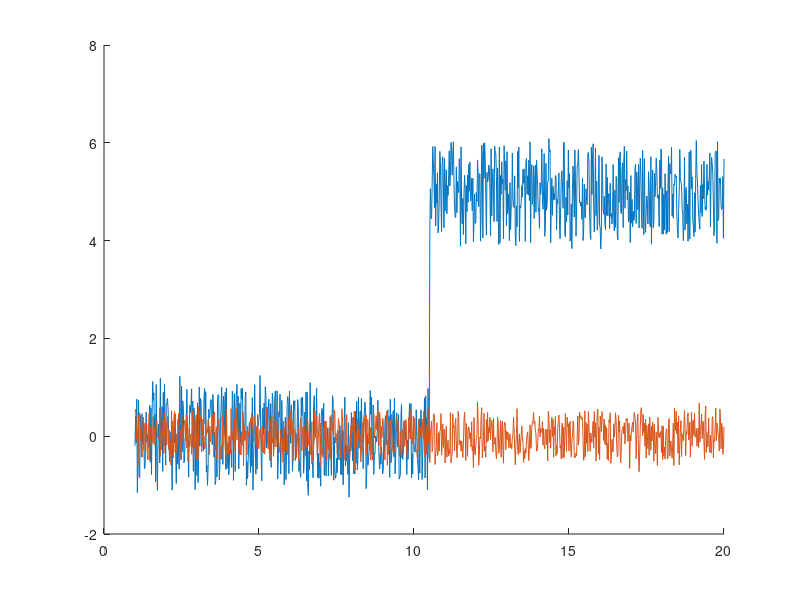

MATLAB code for this plot: (Note: this script raises an error after producing the figure.)
function theta_threshold_check( )
%Creates mock faulty sensor data and runs it through threshold fault
%checking algorithm

%% theta shiz
N = 1000;
d_theta_coarse = (rand(N, 1) - 0.5)*2 + 0.1*randn(N,1) + ...
    [0*ones(N/2, 1); 5*ones(N/2, 1)]; % 5 degree static offset, manifested in 
d_theta_fine = (rand(N, 1) - 0.5)*1 + 0.1*randn(N,1); % d_theta reading
t = linspace(1, N/50, N);
figure
hold on
plot(t, d_theta_coarse)
plot(t, d_theta_fine)
step = 10;
[fault_status, indicies] = check_data(d_theta_coarse, d_theta_fine, step, ...
    50, (std(d_theta_fine) + std(d_theta_coarse)));

% j = 1;
% for i = 1:step:(length(d_theta_coarse) - step)
% %     idx_end = (i-1) + step;
% %     ma_coarse(j) = mean(d_theta_coarse(i:idx_end));
% %     std_coarse(j) = std(d_theta_coarse(i:idx_end));
% %     t_ma(j) = mean(t(i:idx_end));
% %     ma_fine(j) = mean(d_theta_fine(i:idx_end));
% %     std_fine(j) = std(d_theta_fine(i:idx_end));
%     faults(j,1) = check_threshold_residual(d_theta_coarse(1:i), ...
%         d_theta_fine(1:i), 50, (std(d_theta_fine) + std(d_theta_coarse)));
%     locations(j) = t(i);
%     j = j+1;
% end
% errorbar(t_ma, ma_coarse, std_coarse, 'x--')
% errorbar(t_ma, ma_fine, std_fine, 'x--')
plot(t(indicies), fault_status*5)

end

